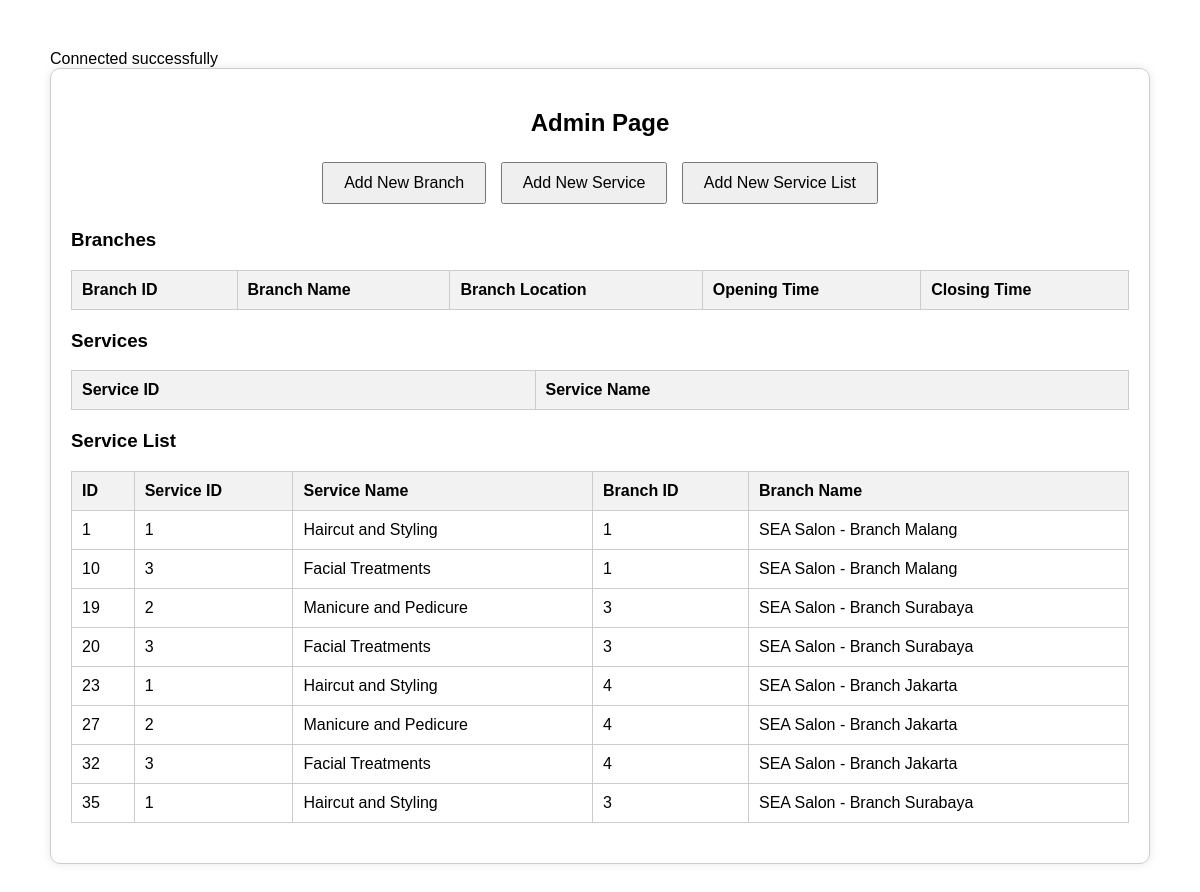
The app's page /admin.PHP with its own data.
### tables this page shows
CREATE TABLE `servicelist` (
  `id` int(11) NOT NULL,
  `branchId` int(11) NOT NULL,
  `serviceId` int(11) NOT NULL
);

CREATE TABLE `service` (
  `serviceId` int(11) NOT NULL,
  `serviceName` varchar(255) NOT NULL
);

CREATE TABLE `branch` (
  `BranchId` int(11) NOT NULL,
  `BranchName` varchar(255) NOT NULL,
  `BranchLocation` varchar(255) NOT NULL,
  `OpeningTime` varchar(255) NOT NULL,
  `ClosingTime` varchar(255) NOT NULL
);

### admin.PHP (the view, shortened to what this page needs)
<?php
require "PHP/connect.php";
$servicelist_sql = "SELECT sl.id, s.serviceId, s.serviceName, b.BranchId, b.BranchName
                    FROM servicelist sl
                    JOIN service s ON sl.serviceId = s.serviceId
                    JOIN branch b ON sl.branchId = b.BranchId";
$servicelist_result = $conn->query($servicelist_sql);
?>
<!DOCTYPE html>
<html lang="en">
<head>
</head>
<body>
<div class="container">
    <h2>Admin Page</h2>
    <div class="button-container">
        <button onclick="showForm('branchForm')">Add New Branch</button>
        <button onclick="showForm('serviceForm')">Add New Service</button>
        <button onclick="showForm('servicelistForm')">Add New Service List</button>
    </div>
    <h3>Branches</h3>
    <table>
        <tr>
            <th>Branch ID</th>
            <th>Branch Name</th>
            <th>Branch Location</th>
            <th>Opening Time</th>
            <th>Closing Time</th>
        </tr>
    </table>
    <h3>Services</h3>
    <table>
        <tr>
            <th>Service ID</th>
            <th>Service Name</th>
        </tr>
    </table>
    <h3>Service List</h3>
    <table>
        <tr>
            <th>ID</th>
            <th>Service ID</th>
            <th>Service Name</th>
            <th>Branch ID</th>
            <th>Branch Name</th>
        </tr>
        <?php
        if ($servicelist_result->num_rows > 0) {
            while($row = $servicelist_result->fetch_assoc()) {
                echo "<tr>
                        <td>{$row['id']}</td>
                        <td>{$row['serviceId']}</td>
                        <td>{$row['serviceName']}</td>
                        <td>{$row['BranchId']}</td>
                        <td>{$row['BranchName']}</td>
                      </tr>";
            }
        } else {
            echo "<tr><td colspan='5'>No service list available</td></tr>";
        }
        ?>
    </table>
</div>
</body>
</html>

### admin.PHP (style rules this page uses)
body { font-family: Arial, sans-serif; margin: 50px; }
.container { max-width: 1200px; margin: auto; padding: 20px; border: 1px solid #ccc; border-radius: 10px; box-shadow: 0 0 10px rgba(0, 0, 0, 0.1); }
.container h2 { text-align: center; margin-bottom: 20px; }
table { width: 100%; border-collapse: collapse; margin-bottom: 20px; }
table, th, td { border: 1px solid #ccc; }
th, td { padding: 10px; text-align: left; }
th { background-color: #f2f2f2; }
.button-container { margin-bottom: 20px; text-align: center; }
.button-container button { padding: 10px 20px; font-size: 16px; cursor: pointer; margin: 5px; }

### records on screen
servicelist: id "1", serviceId.serviceId "1", serviceId.serviceName "Haircut and Styling", branchId.BranchId "1", branchId.BranchName "SEA Salon - Branch Malang"
servicelist: id "10", serviceId.serviceId "3", serviceId.serviceName "Facial Treatments", branchId.BranchId "1", branchId.BranchName "SEA Salon - Branch Malang"
servicelist: id "19", serviceId.serviceId "2", serviceId.serviceName "Manicure and Pedicure", branchId.BranchId "3", branchId.BranchName "SEA Salon - Branch Surabaya"
servicelist: id "20", serviceId.serviceId "3", serviceId.serviceName "Facial Treatments", branchId.BranchId "3", branchId.BranchName "SEA Salon - Branch Surabaya"
servicelist: id "23", serviceId.serviceId "1", serviceId.serviceName "Haircut and Styling", branchId.BranchId "4", branchId.BranchName "SEA Salon - Branch Jakarta"
servicelist: id "27", serviceId.serviceId "2", serviceId.serviceName "Manicure and Pedicure", branchId.BranchId "4", branchId.BranchName "SEA Salon - Branch Jakarta"
servicelist: id "32", serviceId.serviceId "3", serviceId.serviceName "Facial Treatments", branchId.BranchId "4", branchId.BranchName "SEA Salon - Branch Jakarta"
servicelist: id "35", serviceId.serviceId "1", serviceId.serviceName "Haircut and Styling", branchId.BranchId "3", branchId.BranchName "SEA Salon - Branch Surabaya"
